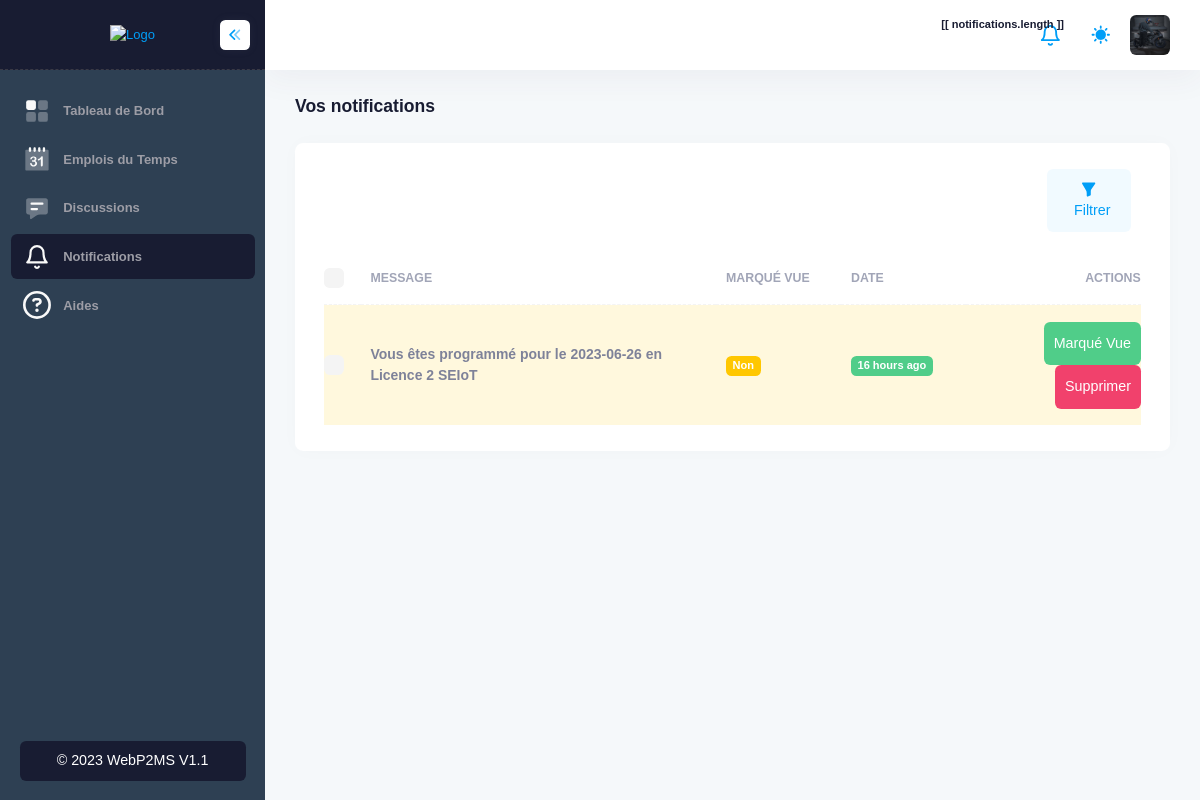
Screenshot of /vous/vos-notifications (signed in) with the database file from the repository.
### Auth/models.py (models this page shows, shortened)
class MyUser(AbstractBaseUser, PermissionsMixin):
    email = models.EmailField(unique=True)
    first_name = models.CharField(max_length=50, null=True, blank=True)
    last_name = models.CharField(max_length=50, null=True, blank=True)
    phone_num = models.CharField(max_length=50, null=True, blank=True)
    avatar = models.ImageField(upload_to='avatars/', null=True, blank=True)
    is_staff = models.BooleanField(default=False)
    is_teacher = models.BooleanField(default=False)
    is_active = models.BooleanField(default=True)
    is_two_factor = models.BooleanField(default=False)
    two_factor_code = models.CharField(max_length=255, null=True, blank=True)
    created_by = models.ForeignKey('self', on_delete=models.CASCADE, null=True)
    level = models.ForeignKey(Level, on_delete=models.CASCADE, null=True, blank=True)
    reset_token = models.CharField(max_length=255, null=True, blank=True)
    reset_token_expiration = models.DateTimeField(null=True, blank=True)
    USERNAME_FIELD = 'email'
    objects = MyUserManager()

### App/models.py (models this page shows, shortened)
class Notification(models.Model):
    user = models.ForeignKey(
        MyUser, on_delete=models.CASCADE, related_name='notifications')
    message = models.CharField(max_length=255)
    is_opened = models.BooleanField(default=False, blank=True)
    created_at = models.DateTimeField(auto_now_add=True)
    class Meta:
        ordering = ['-created_at']

### App/views.py (the view)
# urls.py: path('vous/vos-notifications', views.notifications, name='notifications'),
@login_required
def notifications(request):
    context = {
        'notifications': request.user.notifications.all()
    }
    return render(request, 'app/notifications.html', context)

### template/app/notifications.html (shortened to what this page needs)
{% extends 'base/base.html' %}
{% load humanize %}
{% block 'main' %}
<div class="d-flex flex-column flex-column-fluid">
    <div id="kt_app_toolbar" class="app-toolbar py-4 py-lg-8">
        <div id="kt_app_toolbar_container" class="app-container container-xxl d-flex flex-stack">
            <div class="page-title d-flex flex-column justify-content-center flex-wrap me-3">
                <h1 class="page-heading d-flex text-dark fw-bold fs-3 flex-column justify-content-center my-0">
                    Vos notifications
                </h1>
            </div>
        </div>
    </div>
    <div id="kt_app_content" class="app-content flex-column-fluid">
        <div id="kt_app_content_container" class="app-container container-xxl">
            <div class="card">
                <div class="card-header border-0 pt-6">
                    <div class="card-toolbar">
                        <div class="d-flex justify-content-end" data-kt-user-table-toolbar="base">
                            <button type="button" class="btn btn-light-primary me-3" data-kt-menu-trigger="click"
                                data-kt-menu-placement="bottom-end">
                                <span class="svg-icon svg-icon-2">
                                </span>
                                Filtrer
                            </button>
                        </div>
                    </div>
                </div>
                <div class="card-body py-4">
                    <table class="table align-middle table-row-dashed fs-6 gy-5" id="kt_table_users" data-desc="notifications">
                        <thead>
                            <tr class="text-start text-muted fw-bold fs-7 text-uppercase gs-0">
                                <th class="w-10px pe-2">
                                    <div class="form-check form-check-sm form-check-custom form-check-solid me-3">
                                        <input class="form-check-input form-check-action" type="checkbox" data-kt-check="true"
                                            data-kt-check-target="#kt_table_users .form-check-action" value="1" />
                                    </div>
                                </th>
                                <th class="min-w-125px">Message</th>
                                <th class="min-w-125px">Marqué Vue</th>
                                <th class="min-w-125px">Date</th>
                                <th class="text-end min-w-100px">Actions</th>
                            </tr>
                        </thead>
                        <tbody class="text-gray-600 fw-semibold">
                            {% for n in notifications %}
                            <tr class="{% if not n.is_opened %} bg-light-warning {% endif %}" data-user-id="{{ n.id }}"
                                data-route="{% url 'ajax.user.delete' %}" data-model="notifications"
                                data-name="{{ n.message }}">
                                <td>
                                    <div class="form-check form-check-sm form-check-custom form-check-solid">
                                        <input class="form-check-input form-check-action" type="checkbox" value="1" />
                                    </div>
                                </td>
                                <td class="align-items-center">
                                    <div class="fw-bold">
                                        {{ n.message }}
                                    </div>
                                </td>
                                <td class="align-items-center">
                                    <div class="badge badge-warning fw-bold">
                                        {% if n.is_opened %} Oui {% else %} Non {% endif %}
                                    </div>
                                </td>
                                <td class="align-items-center">
                                    <div class="badge badge-success fw-bold">
                                        {{ n.created_at|naturaltime }}
                                    </div>
                                </td>
                                <td class="text-end">
                                    <a href="{% url 'notifications.mark' n.id %}" class="btn btn-success px-3">Marqué
                                        Vue</a>
                                    <a href="#" class="btn btn-danger px-3"
                                        data-kt-users-table-filter="delete_row">Supprimer</a>
                                </td>
                            </tr>
                            {% endfor %}
                        </tbody>
                    </table>
                </div>
            </div>
        </div>
    </div>
</div>
{% endblock %}

### template/partials/header.html (shortened to what this page needs)
<div id="kt_app_header" class="app-header">
    <div class="app-container container-fluid d-flex align-items-stretch justify-content-between"
        id="kt_app_header_container">
        <div class="d-flex align-items-stretch justify-content-between flex-lg-grow-1" id="kt_app_header_wrapper">
            <div class="app-navbar flex-shrink-0">
                <div class="app-navbar-item ms-1 ms-md-3" id="notificationsPanel">
                    <div class="btn position-relative btn-icon btn-custom btn-icon-muted btn-active-light btn-active-color-primary w-30px h-30px w-md-40px h-md-40px"
                        data-kt-menu-trigger="{default: 'click', lg: 'hover'}" data-kt-menu-attach="parent"
                        data-kt-menu-placement="bottom">
                        <span class="svg-icon svg-icon-2 svg-icon-md-1">
                        </span>
                        <span class="badge position-absolute top-0 end-0"
                            :class="notifications.length ? 'badge-warning': 'badge-success'"> [[ notifications.length ]]
                        </span>
                    </div>
                </div>
                <div class="app-navbar-item ms-1 ms-md-3">
                    <a href="#"
                        class="btn btn-icon btn-custom btn-icon-muted btn-active-light btn-active-color-primary w-30px h-30px w-md-40px h-md-40px"
                        data-kt-menu-trigger="{default:'click', lg: 'hover'}" data-kt-menu-attach="parent"
                        data-kt-menu-placement="bottom-end">
                        <span class="svg-icon theme-light-show svg-icon-2">
                        </span>
                    </a>
                </div>
                <div class="app-navbar-item ms-1 ms-md-3" id="kt_header_user_menu_toggle">
                    <div class="cursor-pointer symbol symbol-30px symbol-md-40px"
                        data-kt-menu-trigger="{default: 'click', lg: 'click'}" data-kt-menu-attach="parent"
                        data-kt-menu-placement="bottom-end">
                        <img src="{% if user.avatar %}{{ MEDIA_URL|add:user.avatar.url }}{% else %}/static/media/avatars/blank.png{% endif %}"
                            alt="{{ user.first_name|add:' '|add:user.last_name}}" />
                    </div>
                </div>
            </div>
        </div>
    </div>
</div>

### static/css/master.css (style rules this page uses)
:root { --app-primary-color: #2e4053; --jma-primary-color: #2e4053; --custom-dark: #181C32; }
*:not(.fa, .fas, .fad) { font-family: 'Montserrat', sans-serif !important; }
html, body { overflow-x: hidden !important; }

### rows the page displays
Notification: message "Vous êtes programmé pour le 2023-06-26 en Licence 2 SEIoT", is_opened "Non", created_at "16 hours ago"
